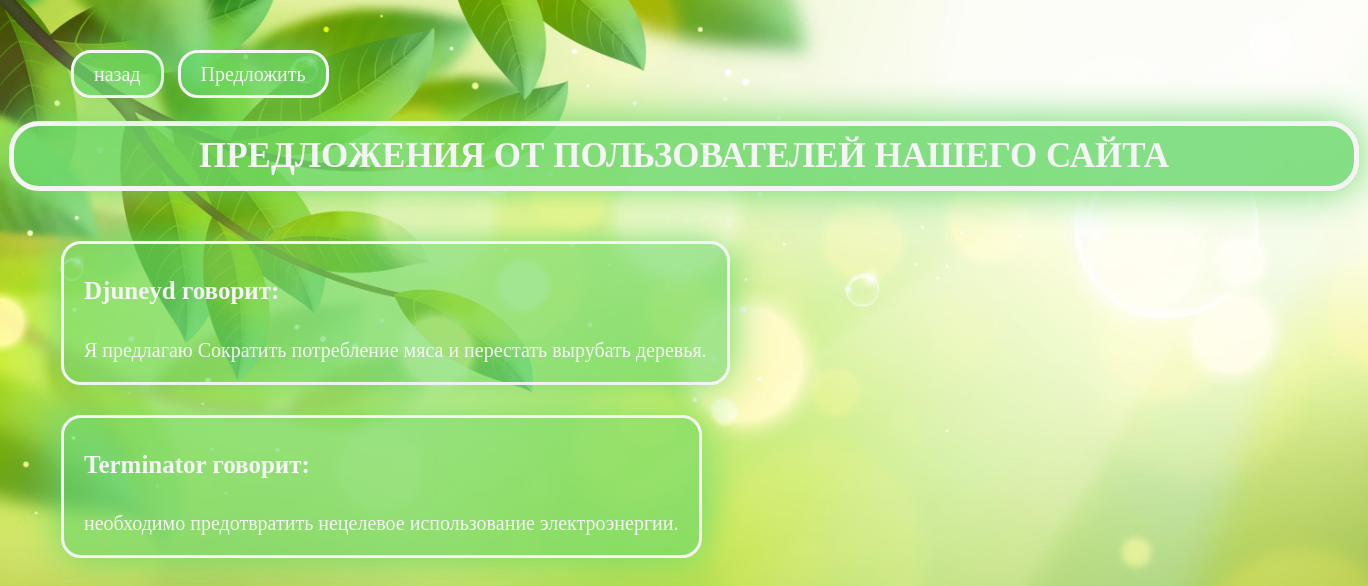
The app's page /suggestions, older data.
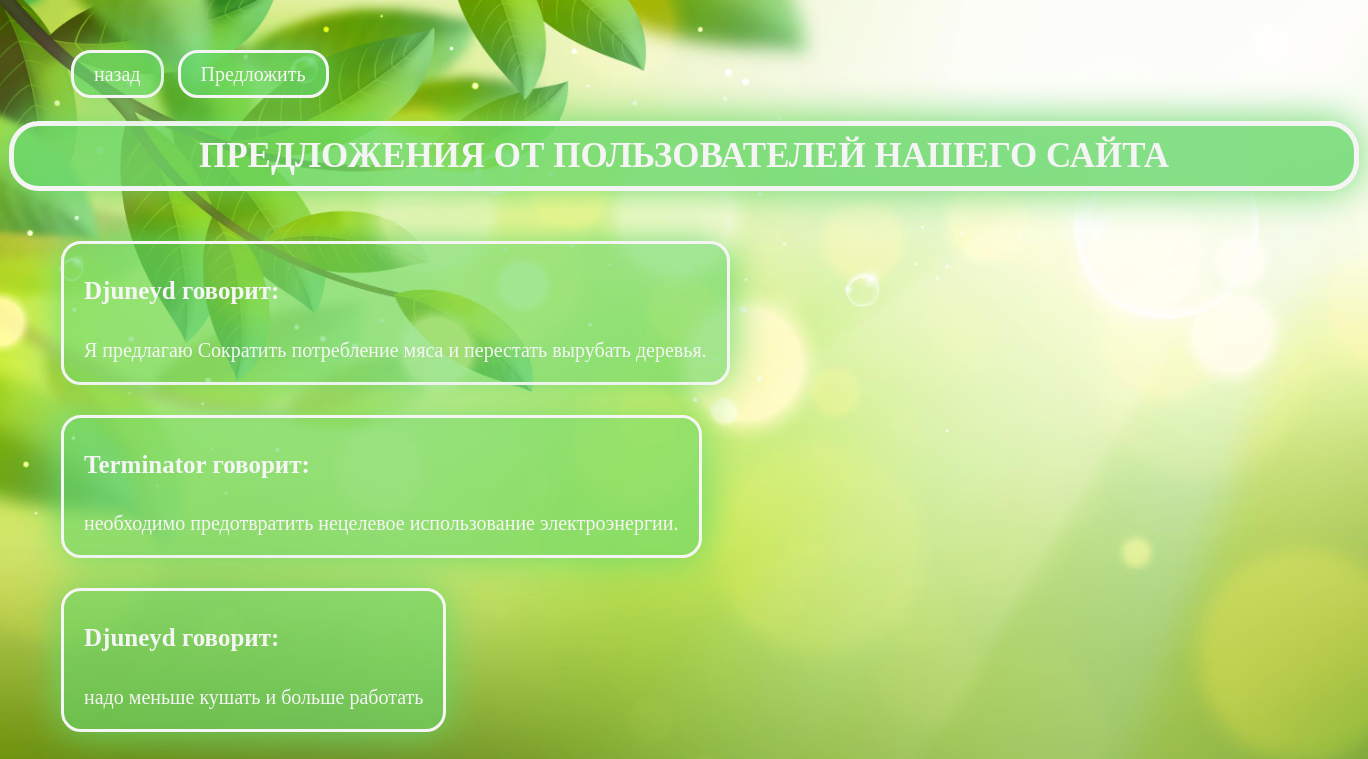
The same page, newer data.
### main.py (models this page shows, shortened)
class Offers(db.Model):
    id = db.Column(db.Integer, primary_key = True)
    name = db.Column(db.Text)
    offer = db.Column(db.Text)

### main.py (the view)
@app.route('/suggestions')
def suggestions():
    offers = Offers.query.order_by(Offers.id).all()
    i = 0
    return render_template('suggestions.html', offers=offers
                                            , i=i)

### templates/suggestions.html (shortened to what this page needs)
<!DOCTYPE html>
<html lang="en">
<head>
</head>
<body>
    <table id="buttons-table">
        <tr>
            <td>
                <div class="back-block">
                    <a href="/main" class="back">назад</a>
                </div>
            </td>
            <td>
                <div class="back-block">
                    <a href="/offer" class="back">Предложить</a>
                </div>
            </td>
        </tr>
    </table>
    <div id="main-text-block">
        <h1 id="main-text">ПРЕДЛОЖЕНИЯ ОТ ПОЛЬЗОВАТЕЛЕЙ НАШЕГО САЙТА</h1>
    </div>
    {% block content %}
    {% for offer in offers %}
    <div class="offer">
        <h4 class="header-topic">{{offer.name}} говорит:</h4>
        <p class="text">{{offer.offer}}</p>
    </div>
    {% endfor %}
    {% endblock %}
</body>
</html>

### templates/suggestions.html (style rules this page uses)
body { background: url(../static/img/offers_bg.jpg); background-size: cover; background-repeat: no-repeat; background-attachment: fixed; font-family:Georgia, 'Times New Roman', Times, serif; }
#main-text { background-color:rgba(103, 216, 105, 0.8); color: whitesmoke; width: 1300px; text-align: center; border-radius: 30px; margin: auto; font-size: 35px; border: 2px whitesmoke; box-shadow: 0px 0px 40px rgb(103, 216, 105); border: 5px solid whitesmoke; padding: 10px 20px; }
#main-text-block { margin-bottom: 50px; }
.header-topic { font-size: 25px; }
.text { font-size: 20px; }
.back { background-color:rgba(103, 216, 105, 0.8); color: whitesmoke; border-radius: 20px; font-size: 20px; box-shadow: 0px 0px 40px rgb(103, 216, 105); border: 3px solid whitesmoke; padding: 10px 20px; width: max-content; text-decoration: none; }
.back-block { margin-top: 30px; width: max-content; margin-bottom: 32px; margin-right: 10px; }
.offer { margin-left: 53px; color: whitesmoke; background-color:rgba(103, 216, 105, 0.6); border-radius: 20px; box-shadow: 0px 0px 40px rgb(103, 216, 105); border: 3px solid whitesmoke; padding: 0px 20px; width: max-content; text-decoration: none; margin-bottom: 30px; }
#buttons-table { margin-left: 60px; margin-top: 30px; }

Row changes from the older to the newer data that the page shows:
added Offers: name "Djuneyd", offer "надо меньше кушать и больше работать"
